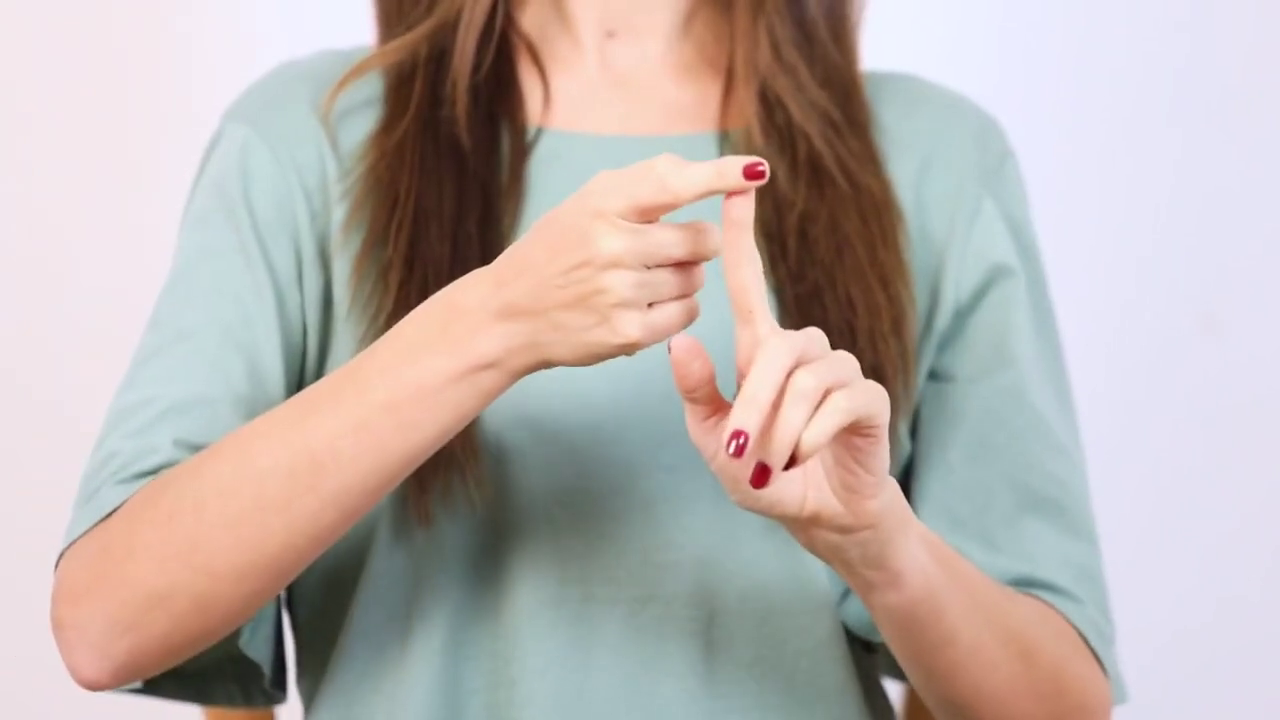
#> input picture frame 21 of test.mp4, 1280 x 720 px
$ python video_frame_analysis.py
#> lines starting #> are read from the running program, lines starting #| are printed output that depends on the picture; after the words box and inside, x2 and y2 are one past the last pixel; in counts of white or black regions, pixels touching at a corner belong together
# First, install OpenCV: pip install opencv-python matplotlib
import cv2  # Library for image and video processing
import matplotlib.pyplot as plt  # Library for showing images

# Name of the video you want to process
video_name = 'test.mp4'

# Open the video file
video = cv2.VideoCapture(video_name)

# Check if video opened successfully
if not video.isOpened():
    print("Oops! Can't open the video.")
    exit()

# Create a folder to save processed frames
import os
os.makedirs('my_frames', exist_ok=True)

# Counter to keep track of frames
frame_number = 0

# Keep processing frames until video ends
while True:
    # Read a single frame from video
    success, image = video.read()
#> image is the input picture: shape (720, 1280, 3); mean B, G, R 172.7, 176.5, 187

    # Stop if no more frames
    if not success:
        break

    # Turn colorful image to black and white
    black_and_white = cv2.cvtColor(image, cv2.COLOR_BGR2GRAY)
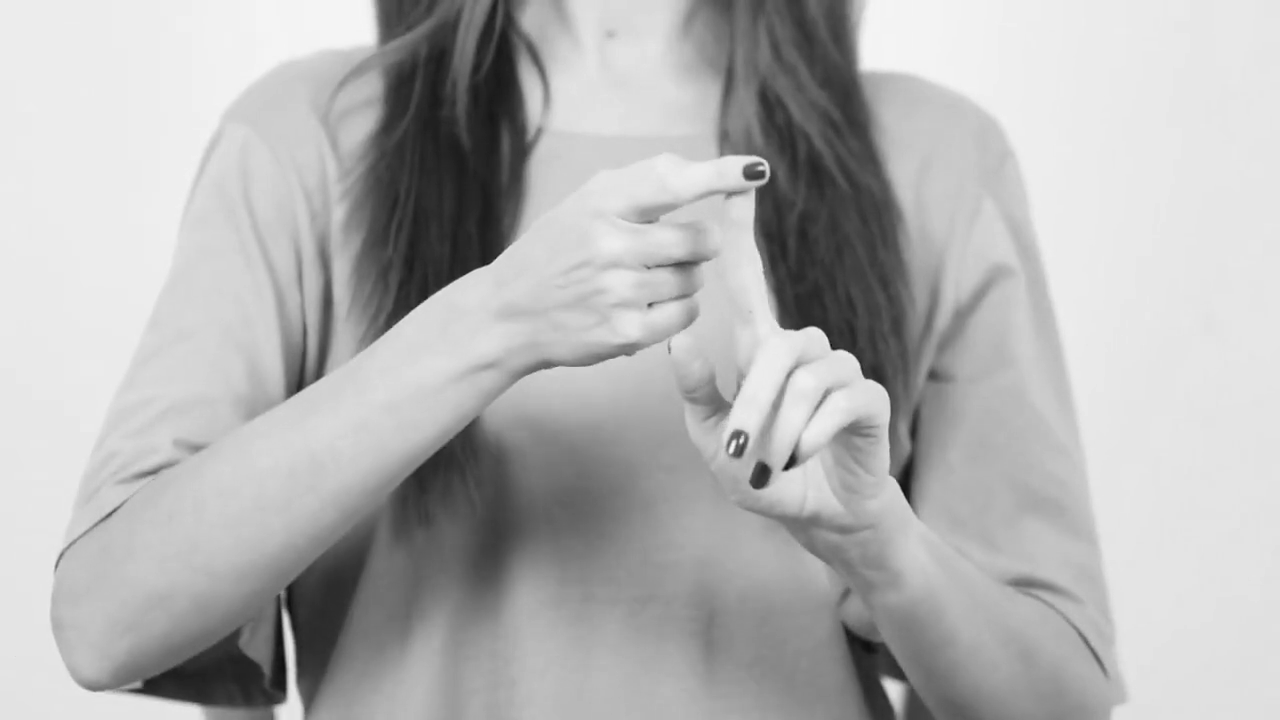
#> black_and_white: shape (720, 1280); min 12, max 245, mean 179.1

    # Find edges in the black and white image
    edge_image = cv2.Canny(black_and_white, 50, 150)
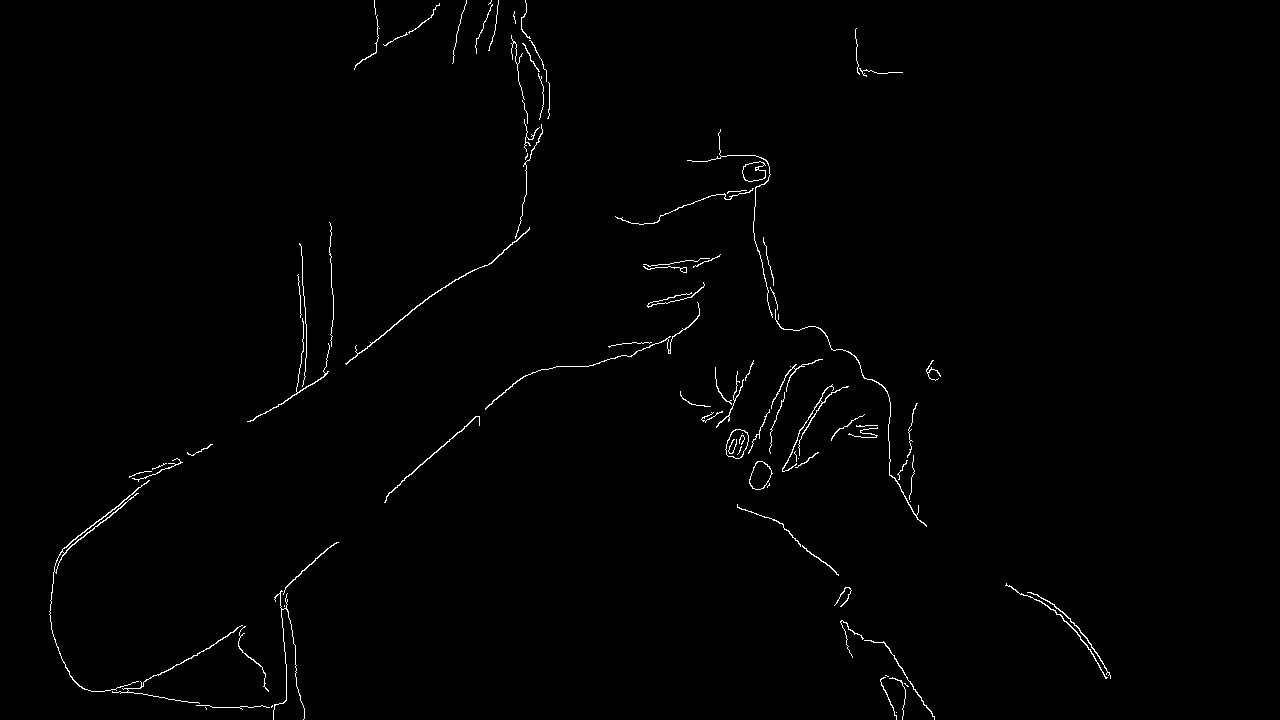
#> edge_image: shape (720, 1280); 0.85% white in thin lines or dots, all inside (x1, y1, x2, y2) = (49, 0, 1111, 720)

    # Save the edge image
    cv2.imwrite(f'my_frames/frame_{frame_number}.png', edge_image)

    # Show first 3 frames to help understand what's happening
    if frame_number < 3:
        plt.figure(figsize=(10, 4))
        plt.subplot(1, 2, 1)
        plt.title('Black and White')
        plt.imshow(black_and_white, cmap='gray')
        plt.subplot(1, 2, 2)
        plt.title('Edges')
        plt.imshow(edge_image, cmap='gray')
        plt.show()
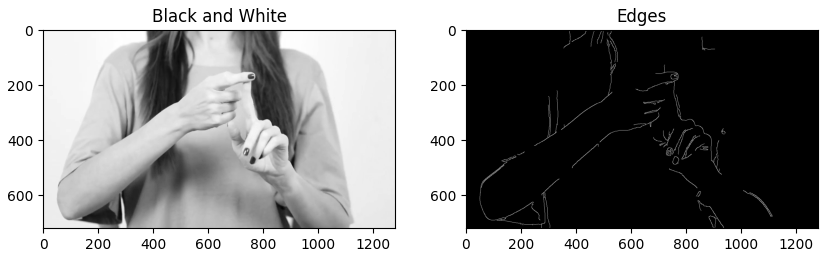
#> figure drawn by matplotlib, 2 panels

    # Count frames
    frame_number += 1

# Close the video
video.release()

# Tell user how many frames were processed
print(f"I processed {frame_number} frames! Check the 'my_frames' folder.")

$ run again, starting later in the video
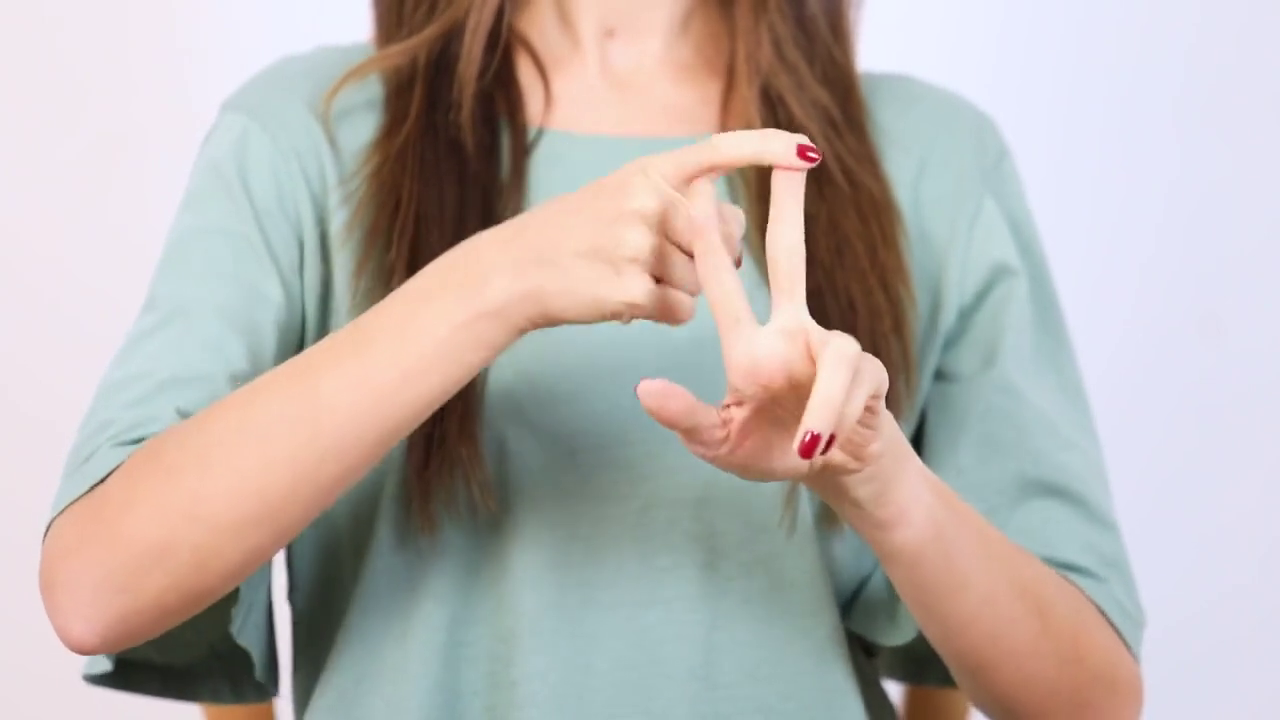
#> input picture frame 94 of test.mp4, 1280 x 720 px
#> image is the input picture: shape (720, 1280, 3); mean B, G, R 173.5, 177.2, 185.4
#> `edge_image = cv2.Canny(black_and_white, 50, 150)`:
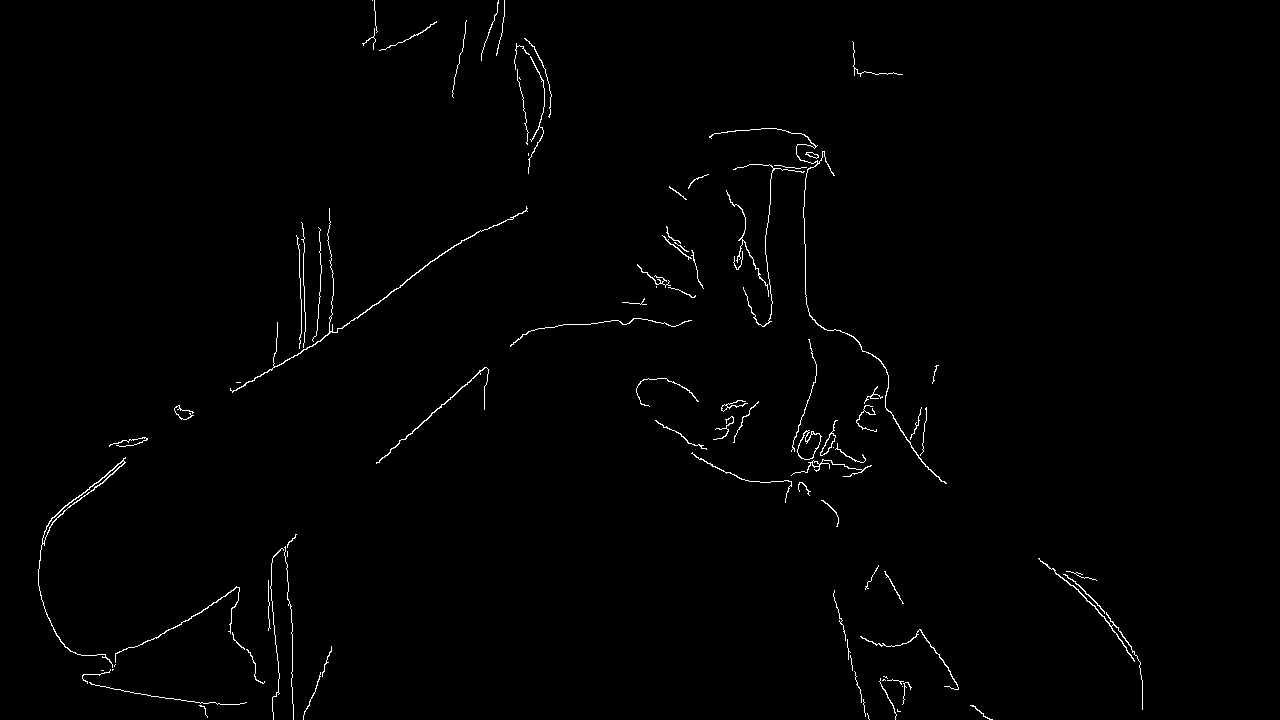
#> edge_image: shape (720, 1280); 0.9% white in thin lines or dots, all inside (x1, y1, x2, y2) = (38, 0, 1143, 720)
#> `plt.show()`:
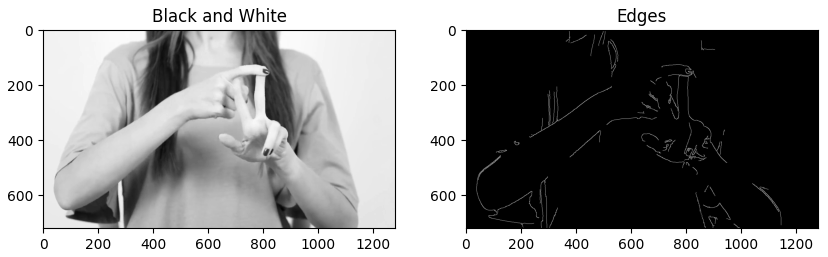
#> figure drawn by matplotlib, 2 panels

$ run again, starting later in the video
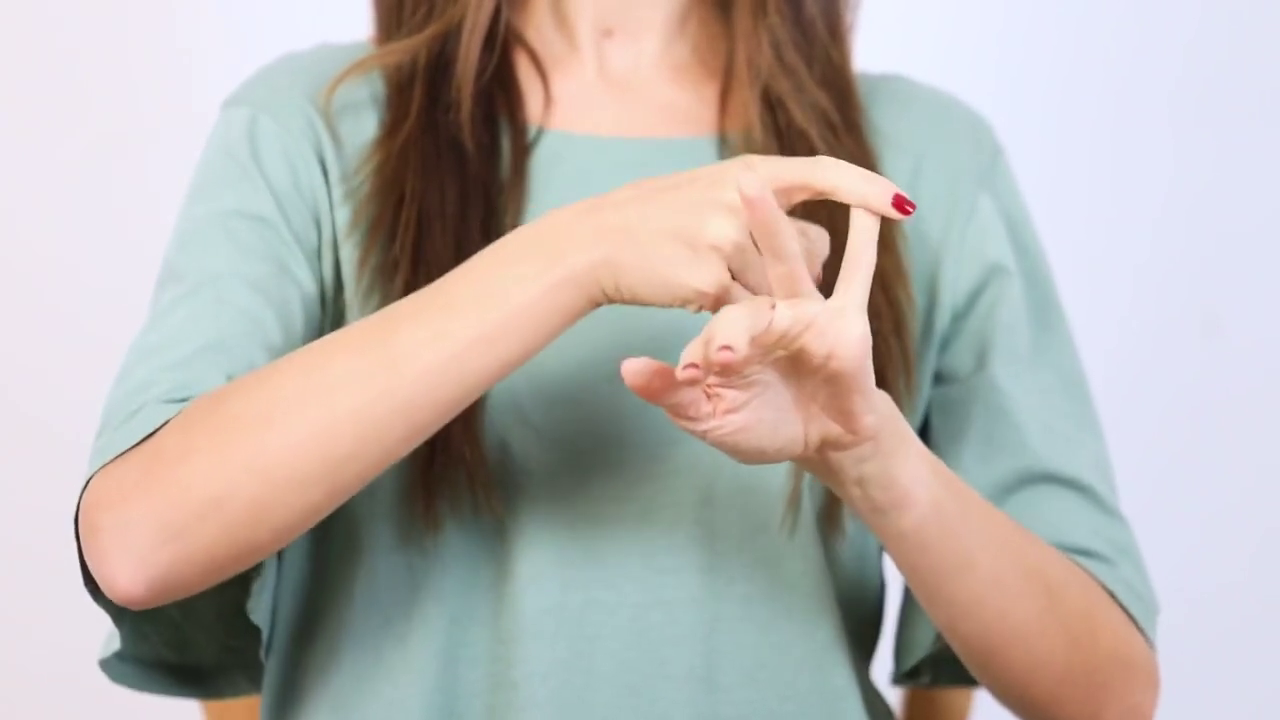
#> input picture frame 168 of test.mp4, 1280 x 720 px
#> image is the input picture: shape (720, 1280, 3); mean B, G, R 173.7, 178, 184.7
#> `edge_image = cv2.Canny(black_and_white, 50, 150)`:
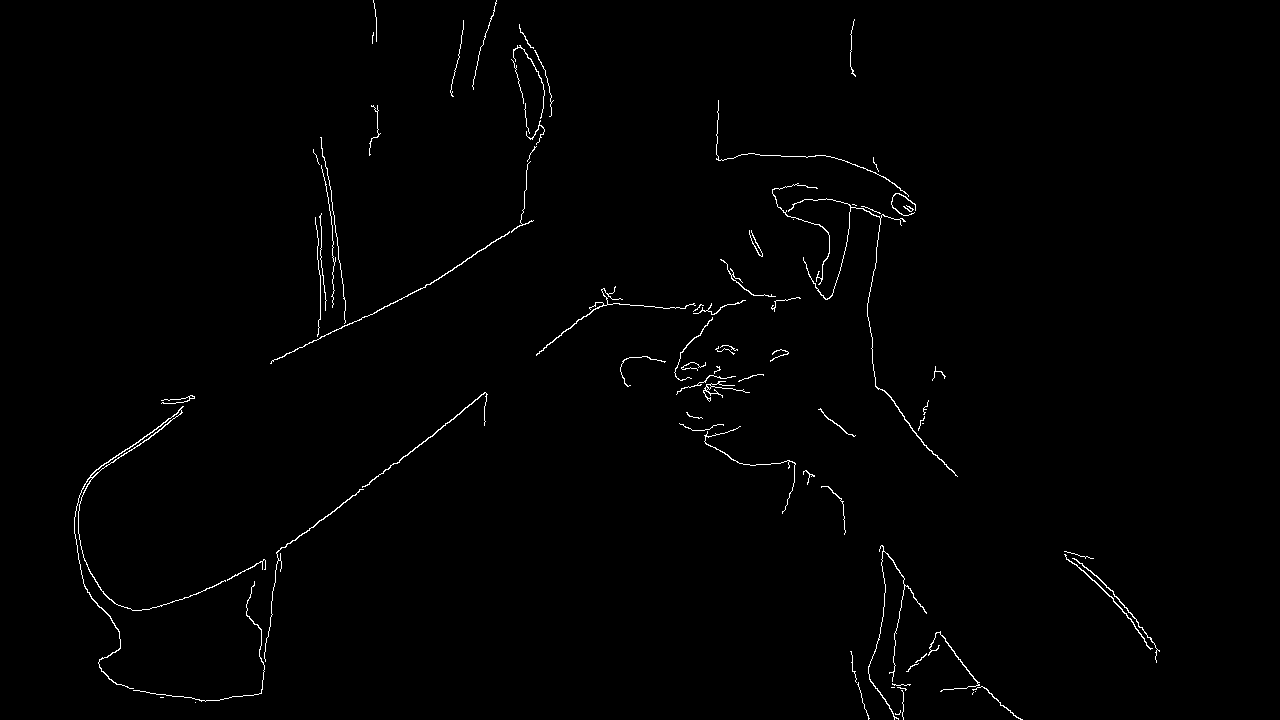
#> edge_image: shape (720, 1280); 0.87% white in thin lines or dots, all inside (x1, y1, x2, y2) = (74, 0, 1160, 720)
#> `plt.show()`:
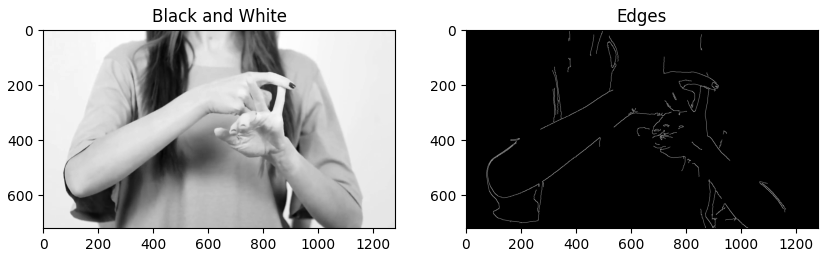
#> figure drawn by matplotlib, 2 panels
